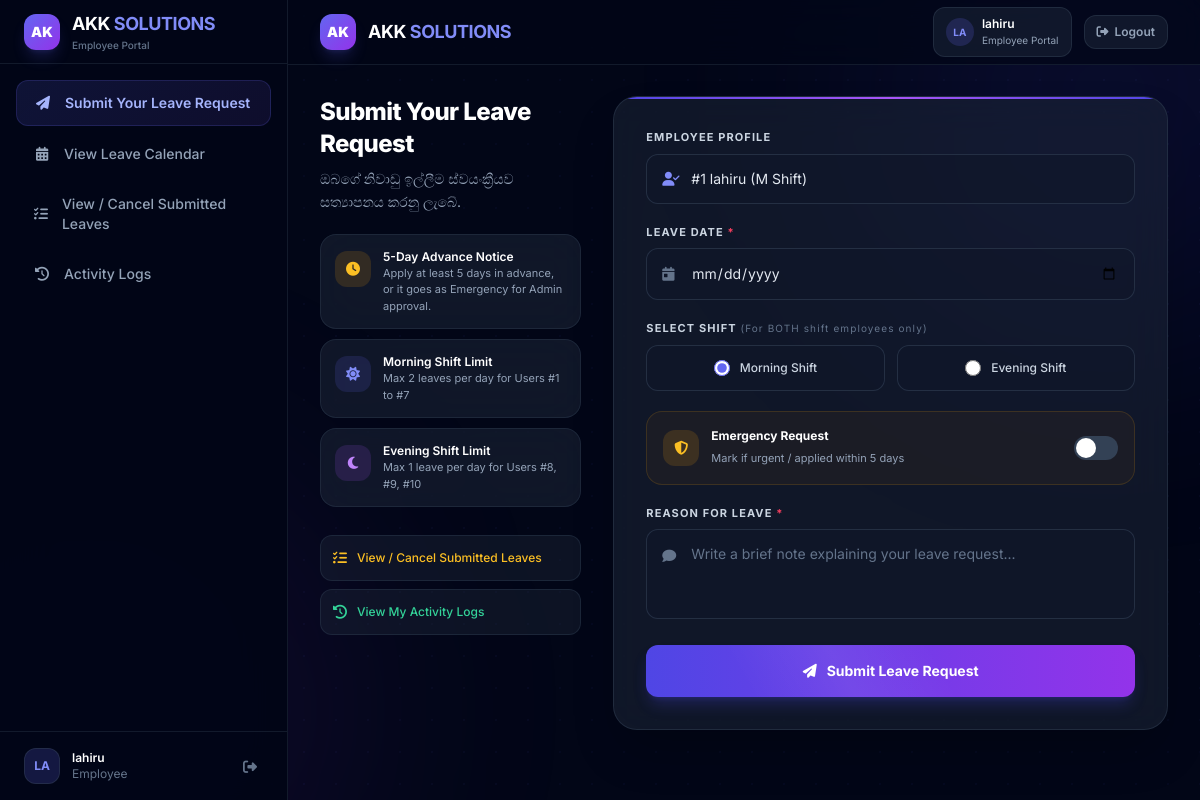
/dashboard.php (signed in), run on the app's committed database.
### tables this page shows
CREATE TABLE users (
        id INTEGER PRIMARY KEY AUTOINCREMENT,
        name TEXT NOT NULL,
        email TEXT,
        password TEXT,
        username TEXT UNIQUE,
        shift_type TEXT NOT NULL DEFAULT 'M',
        position TEXT,
        emp_number TEXT
    , employee_type TEXT NOT NULL DEFAULT 'lab', lab_id INTEGER);

### dashboard.php (the view, shortened to what the rows shown need)
<?php
include 'db.php';
$currentUser = getCurrentUser();
$stmt = $conn->prepare("SELECT * FROM users WHERE id = :id");
$stmt->execute([':id' => $currentUser['id']]);
$me = $stmt->fetch(PDO::FETCH_ASSOC);
$portalPage = $_GET['page'] ?? 'apply';
?>
<!DOCTYPE html>
<html lang="en">
<head>
    <script src="https://cdn.tailwindcss.com"></script>
    <link rel="stylesheet" href="https://cdnjs.cloudflare.com/ajax/libs/font-awesome/6.4.0/css/all.min.css">
</head>
<body class="bg-slate-950 text-slate-100 min-h-screen antialiased">
    <main class="relative z-10 lg:ml-72 pt-24 pb-12 px-4 md:px-8">
        <div class="max-w-6xl mx-auto space-y-8">
            <?php if ($portalPage === 'apply'): ?>
            <div class="grid grid-cols-1 lg:grid-cols-12 gap-8">
                <div class="lg:col-span-4 space-y-5">
                    <div>
                        <h1 class="text-2xl font-extrabold text-white mb-2 tracking-tight">Submit Your Leave Request</h1>
                        <p class="text-sm text-slate-400 leading-relaxed">
                            ඔබගේ නිවාඩු ඉල්ලීම ස්වයංක්‍රීයව සත්‍යාපනය කරනු ලැබේ.
                        </p>
                    </div>
                    <div class="space-y-2.5">
                        <div class="flex items-start gap-3 p-3.5 rounded-2xl card-glass border border-slate-700/40">
                            <div class="w-9 h-9 rounded-xl bg-amber-500/15 flex items-center justify-center flex-shrink-0 mt-0.5">
                                <i class="fa-solid fa-clock text-amber-400 text-sm"></i>
                            </div>
                            <div>
                                <p class="text-xs font-semibold text-white">5-Day Advance Notice</p>
                                <p class="text-[11px] text-slate-400">Apply at least 5 days in advance, or it goes as Emergency for Admin approval.</p>
                            </div>
                        </div>
                        <div class="flex items-start gap-3 p-3.5 rounded-2xl card-glass border border-slate-700/40">
                            <div class="w-9 h-9 rounded-xl bg-indigo-500/15 flex items-center justify-center flex-shrink-0 mt-0.5">
                                <i class="fa-solid fa-sun text-indigo-400 text-sm"></i>
                            </div>
                            <div>
                                <p class="text-xs font-semibold text-white">Morning Shift Limit</p>
                                <p class="text-[11px] text-slate-400">Max 2 leaves per day for Users #1 to #7</p>
                            </div>
                        </div>
                        <div class="flex items-start gap-3 p-3.5 rounded-2xl card-glass border border-slate-700/40">
                            <div class="w-9 h-9 rounded-xl bg-purple-500/15 flex items-center justify-center flex-shrink-0 mt-0.5">
                                <i class="fa-solid fa-moon text-purple-400 text-sm"></i>
                            </div>
                            <div>
                                <p class="text-xs font-semibold text-white">Evening Shift Limit</p>
                                <p class="text-[11px] text-slate-400">Max 1 leave per day for Users #8, #9, #10</p>
                            </div>
                        </div>
                    </div>
                    <div class="space-y-2 pt-2">
                        <a href="my_leaves.php" class="flex items-center gap-2.5 p-3 rounded-xl bg-slate-800/40 border border-slate-700/40 text-xs font-medium text-amber-400 hover:text-amber-300 hover:border-amber-500/30 transition group">
                            <i class="fa-solid fa-list-check text-sm"></i>
                            <span>View / Cancel Submitted Leaves</span>
                        </a>
                        <a href="my_logs.php" class="flex items-center gap-2.5 p-3 rounded-xl bg-slate-800/40 border border-slate-700/40 text-xs font-medium text-emerald-400 hover:text-emerald-300 hover:border-emerald-500/30 transition group">
                            <i class="fa-solid fa-clock-rotate-left text-sm"></i>
                            <span>View My Activity Logs</span>
                        </a>
                    </div>
                </div>
                <div class="lg:col-span-8">
                    <div class="card-glass border border-slate-700/50 rounded-3xl p-6 md:p-8 shadow-2xl relative overflow-hidden">
                        <div class="absolute top-0 left-0 right-0 h-[2px] bg-gradient-to-r from-indigo-600 via-purple-500 to-indigo-600"></div>
                        <form method="POST" class="space-y-5">
                            <div>
                                <label class="block text-[11px] font-bold text-slate-300 uppercase tracking-widest mb-2">
                                    Employee Profile
                                </label>
                                <div class="relative">
                                    <div class="absolute inset-y-0 left-0 pl-4 flex items-center pointer-events-none">
                                        <i class="fa-solid fa-user-check text-indigo-400 text-sm"></i>
                                    </div>
                                    <div class="w-full bg-slate-900/60 border border-slate-700/60 rounded-xl pl-11 pr-4 py-3.5 text-sm text-slate-200 select-none">
                                        #<?= (int)$me['id']; ?> <?= htmlspecialchars($me['name']); ?> (<?= htmlspecialchars($me['shift_type']); ?> Shift)
                                    </div>
                                </div>
                            </div>
                            <div>
                                <label class="block text-[11px] font-bold text-slate-300 uppercase tracking-widest mb-2">
                                    Leave Date <span class="text-rose-500">*</span>
                                </label>
                                <div class="relative">
                                    <div class="absolute inset-y-0 left-0 pl-4 flex items-center pointer-events-none">
                                        <i class="fa-solid fa-calendar-day text-slate-500 text-sm"></i>
                                    </div>
                                    <input type="date" name="leave_date" required
                                        class="w-full bg-slate-900/60 border border-slate-700/60 rounded-xl pl-11 pr-4 py-3.5 text-sm text-slate-200 focus:outline-none focus:border-indigo-500 input-glow transition-all">
                                </div>
                            </div>
                            <div>
                                <label class="block text-[11px] font-bold text-slate-300 uppercase tracking-widest mb-2">
                                    Select Shift <span class="text-slate-500 text-[10px] font-normal normal-case">(For BOTH shift employees only)</span>
                                </label>
                                <div class="grid grid-cols-2 gap-3">
                                    <label class="flex items-center justify-center gap-2.5 p-3.5 rounded-xl bg-slate-900/60 border border-slate-700/60 cursor-pointer hover:border-indigo-500/40 transition-all text-xs font-medium group">
                                        <input type="radio" name="applied_shift" value="M" checked class="accent-indigo-500 w-4 h-4">
                                        <span class="text-slate-300 group-hover:text-white transition">Morning Shift</span>
                                    </label>
                                    <label class="flex items-center justify-center gap-2.5 p-3.5 rounded-xl bg-slate-900/60 border border-slate-700/60 cursor-pointer hover:border-purple-500/40 transition-all text-xs font-medium group">
                                        <input type="radio" name="applied_shift" value="E" class="accent-purple-500 w-4 h-4">
                                        <span class="text-slate-300 group-hover:text-white transition">Evening Shift</span>
                                    </label>
                                </div>
                            </div>
                            <div class="p-4 rounded-2xl bg-amber-500/5 border border-amber-500/15 flex items-center justify-between">
                                <div class="flex items-center gap-3">
                                    <div class="w-9 h-9 rounded-xl bg-amber-500/15 flex items-center justify-center flex-shrink-0">
                                        <i class="fa-solid fa-shield-halved text-amber-400 text-sm"></i>
                                    </div>
                                    <div>
                                        <span class="text-xs font-bold text-white block">Emergency Request</span>
                                        <span class="text-[11px] text-slate-400">Mark if urgent / applied within 5 days</span>
                                    </div>
                                </div>
                                <label class="relative inline-flex items-center cursor-pointer">
                                    <div class="w-11 h-6 bg-slate-700 peer-focus:outline-none rounded-full peer peer-checked:after:translate-x-full after:content-[''] after:absolute after:top-[2px] after:start-[2px] after:bg-white after:rounded-full after:h-5 after:w-5 after:transition-all peer-checked:bg-amber-500"></div>
                                </label>
                            </div>
                            <div>
                                <label class="block text-[11px] font-bold text-slate-300 uppercase tracking-widest mb-2">
                                    Reason for Leave <span class="text-rose-500">*</span>
                                </label>
                                <div class="relative">
                                    <div class="absolute top-3.5 left-4 pointer-events-none">
                                        <i class="fa-solid fa-comment text-slate-500 text-sm"></i>
                                    </div>
                                    <textarea name="reason" rows="3" required placeholder="Write a brief note explaining your leave request..."
                                        class="w-full bg-slate-900/60 border border-slate-700/60 rounded-xl pl-11 pr-4 py-3.5 text-sm text-slate-200 placeholder-slate-500 focus:outline-none focus:border-indigo-500 input-glow transition-all resize-none"></textarea>
                                </div>
                            </div>
                            <button type="submit" name="apply_leave"
                                class="w-full bg-gradient-to-r from-indigo-600 to-purple-600 hover:from-indigo-500 hover:to-purple-500 text-white font-bold py-4 px-6 rounded-xl transition-all shadow-lg shadow-indigo-600/25 hover:shadow-indigo-500/40 flex items-center justify-center gap-2.5 text-sm btn-shine">
                                <i class="fa-solid fa-paper-plane"></i> Submit Leave Request
                            </button>
                        </form>
                    </div>
                </div>
            </div>
            <?php endif; ?>
        </div>
    </main>
</body>
</html>

### data on the page
users: id "1", name "lahiru", shift_type "M"

### other printed values
$portalPages['calendar'] "View Leave Calendar"
substr($currentUser['name'], 0, 2) "LA"
$currentUser['name'] "lahiru"
